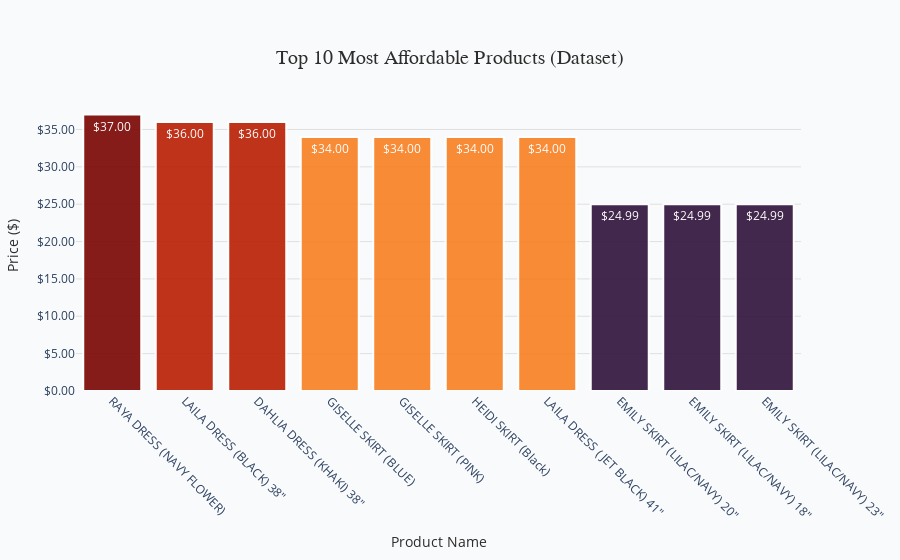

This figure's notebook cell:
### Markdown cell above
#### 🧵 **Top 10 Most Affordable Products**

Here are the 10 most affordable pieces in the collection—perfect for shoppers on a budget!

How We Did It:
- Sorted all products by price, starting with the lowest.
- Made a colorful bar chart to show them off.

Why It Matters:

These affordable pieces can attract more customers and might be a great chance to suggest add-ons, like pairing a cheap skirt with a fancier top.

### Code cell
import pandas as pd
import plotly.express as px
import plotly.graph_objects as go

# Load the Dataset sheet
df = pd.read_excel('/Users/er/Desktop/Yakira Bella Test/project/Presentation/Final_Analyst_Project_Complete.xlsx', sheet_name='Dataset')

# Sort by Price and get top 10 cheapest products
top_10_cheapest = df[['Name', 'Category', 'Sub-Category', 'Price']].sort_values(by='Price', ascending=False).tail(10)

# Create a bar chart
fig = go.Figure()

# Add bars
fig.add_trace(go.Bar(
    x=top_10_cheapest['Name'],
    y=top_10_cheapest['Price'],
    marker=dict(
        color=top_10_cheapest['Price'],
        colorscale='turbo',  
        showscale=False,
        line=dict(width=2, color='#FFFFFF')
    ),
    text=[f'${price:.2f}' for price in top_10_cheapest['Price']],
    textposition='auto',
    textfont=dict(size=12, color='#FFFFFF')
))

# Customize layout
fig.update_layout(
    title=dict(
        text='Top 10 Most Affordable Products (Dataset)',
        font=dict(size=20, color='#2D2D2D', family='Arial, bold'),
        x=0.5,
        xanchor='center',
        yanchor='top',
        pad=dict(t=20)
    ),
    xaxis=dict(
        title='Product Name',
        titlefont=dict(size=14, color='#2D2D2D'),
        tickfont=dict(size=12),
        tickangle=45,
        showgrid=False
    ),
    yaxis=dict(
        title='Price ($)',
        titlefont=dict(size=14, color='#2D2D2D'),
        tickfont=dict(size=12),
        gridcolor='#E0E0E0',
        zeroline=False,
        tickformat='$,.2f',  # Clear price scale
        rangemode='tozero'
    ),
    plot_bgcolor='#F9FAFB',  # Soft off-white background
    paper_bgcolor='#F9FAFB',
    margin=dict(l=50, r=50, t=100, b=100),
    showlegend=False,
    hovermode='x'
)

# Add subtle shadow effect
fig.update_traces(
    opacity=0.9,
    selector=dict(type='bar')
)

# Show the plot
#fig.show()

### Figure 1 — Plotly figure (JSON) as saved in the notebook; plotly's stock layout.template omitted (floating-point values rounded to 4 significant figures)
{"data": [{"marker": {"color": [37, 36, 36, 34, 34, 34, 34, 24.99, 24.99, 24.99], "colorscale": [[0, "#30123b"], [0.07143, "#4145ab"], [0.1429, "#4675ed"], [0.2143, "#39a2fc"], [0.2857, "#1bcfd4"], [0.3571, "#24eca6"], [0.4286, "#61fc6c"], [0.5, "#a4fc3b"], [0.5714, "#d1e834"], [0.6429, "#f3c63a"], [0.7143, "#fe9b2d"], [0.7857, "#f36315"], [0.8571, "#d93806"], [0.9286, "#b11901"], [1, "#7a0402"]], "line": {"color": "#FFFFFF", "width": 2}, "showscale": false}, "opacity": 0.9, "text": ["$37.00", "$36.00", "$36.00", "$34.00", "$34.00", "$34.00", "$34.00", "$24.99", "$24.99", "$24.99"], "textfont": {"color": "#FFFFFF", "size": 12}, "textposition": "auto", "type": "bar", "x": ["RAYA DRESS (NAVY FLOWER)", "LAILA DRESS (BLACK) 38\"", "DAHLIA DRESS (KHAKI) 38\"", "GISELLE SKIRT (BLUE)", "GISELLE SKIRT (PINK)", "HEIDI SKIRT (Black)", "LAILA DRESS (JET BLACK) 41\"", "EMILY SKIRT (LILAC/NAVY) 20\"", "EMILY SKIRT (LILAC/NAVY) 18\"", "EMILY SKIRT (LILAC/NAVY) 23\""], "y": [37, 36, 36, 34, 34, 34, 34, 24.99, 24.99, 24.99]}], "layout": {"hovermode": "x", "margin": {"b": 100, "l": 50, "r": 50, "t": 100}, "paper_bgcolor": "#F9FAFB", "plot_bgcolor": "#F9FAFB", "showlegend": false, "title": {"font": {"color": "#2D2D2D", "family": "Arial, bold", "size": 20}, "pad": {"t": 20}, "text": "Top 10 Most Affordable Products (Dataset)", "x": 0.5, "xanchor": "center", "yanchor": "top"}, "xaxis": {"showgrid": false, "tickangle": 45, "tickfont": {"size": 12}, "title": {"font": {"color": "#2D2D2D", "size": 14}, "text": "Product Name"}}, "yaxis": {"gridcolor": "#E0E0E0", "rangemode": "tozero", "tickfont": {"size": 12}, "tickformat": "$,.2f", "title": {"font": {"color": "#2D2D2D", "size": 14}, "text": "Price ($)"}, "zeroline": false}}}
